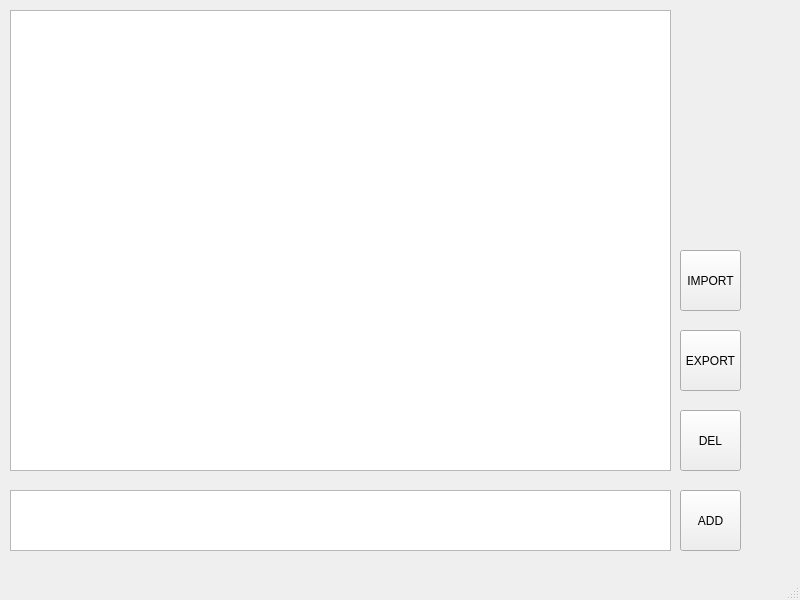
<?xml version="1.0" encoding="UTF-8"?>
<ui version="4.0">
 <class>MainWindow</class>
 <widget class="QMainWindow" name="MainWindow">
  <property name="geometry">
   <rect>
    <x>0</x>
    <y>0</y>
    <width>800</width>
    <height>600</height>
   </rect>
  </property>
  <property name="windowTitle">
   <string>MainWindow</string>
  </property>
  <widget class="QWidget" name="centralwidget">
   <widget class="QTextEdit" name="sentenceEdit">
    <property name="geometry">
     <rect>
      <x>10</x>
      <y>490</y>
      <width>661</width>
      <height>61</height>
     </rect>
    </property>
   </widget>
   <widget class="QPushButton" name="addTextButton">
    <property name="enabled">
     <bool>true</bool>
    </property>
    <property name="geometry">
     <rect>
      <x>680</x>
      <y>490</y>
      <width>61</width>
      <height>61</height>
     </rect>
    </property>
    <property name="toolTip">
     <string>&lt;html&gt;&lt;head/&gt;&lt;body&gt;&lt;p&gt;Add text as new sentence&lt;/p&gt;&lt;/body&gt;&lt;/html&gt;</string>
    </property>
    <property name="text">
     <string>ADD</string>
    </property>
   </widget>
   <widget class="QListView" name="listView">
    <property name="geometry">
     <rect>
      <x>10</x>
      <y>10</y>
      <width>661</width>
      <height>461</height>
     </rect>
    </property>
    <property name="acceptDrops">
     <bool>true</bool>
    </property>
    <property name="showDropIndicator" stdset="0">
     <bool>true</bool>
    </property>
    <property name="dragEnabled">
     <bool>true</bool>
    </property>
    <property name="dragDropOverwriteMode">
     <bool>false</bool>
    </property>
    <property name="dragDropMode">
     <enum>QAbstractItemView::InternalMove</enum>
    </property>
    <property name="defaultDropAction">
     <enum>Qt::IgnoreAction</enum>
    </property>
   </widget>
   <widget class="QPushButton" name="removeTextButton">
    <property name="enabled">
     <bool>true</bool>
    </property>
    <property name="geometry">
     <rect>
      <x>680</x>
      <y>410</y>
      <width>61</width>
      <height>61</height>
     </rect>
    </property>
    <property name="toolTip">
     <string>&lt;html&gt;&lt;head/&gt;&lt;body&gt;&lt;p&gt;Add text as new sentence&lt;/p&gt;&lt;/body&gt;&lt;/html&gt;</string>
    </property>
    <property name="text">
     <string>DEL</string>
    </property>
   </widget>
   <widget class="QPushButton" name="exportButton">
    <property name="enabled">
     <bool>true</bool>
    </property>
    <property name="geometry">
     <rect>
      <x>680</x>
      <y>330</y>
      <width>61</width>
      <height>61</height>
     </rect>
    </property>
    <property name="toolTip">
     <string>&lt;html&gt;&lt;head/&gt;&lt;body&gt;&lt;p&gt;Add text as new sentence&lt;/p&gt;&lt;/body&gt;&lt;/html&gt;</string>
    </property>
    <property name="text">
     <string>EXPORT</string>
    </property>
   </widget>
   <widget class="QPushButton" name="importButton">
    <property name="enabled">
     <bool>true</bool>
    </property>
    <property name="geometry">
     <rect>
      <x>680</x>
      <y>250</y>
      <width>61</width>
      <height>61</height>
     </rect>
    </property>
    <property name="toolTip">
     <string>&lt;html&gt;&lt;head/&gt;&lt;body&gt;&lt;p&gt;Add text as new sentence&lt;/p&gt;&lt;/body&gt;&lt;/html&gt;</string>
    </property>
    <property name="text">
     <string>IMPORT</string>
    </property>
   </widget>
  </widget>
  <widget class="QMenuBar" name="menubar">
   <property name="geometry">
    <rect>
     <x>0</x>
     <y>0</y>
     <width>800</width>
     <height>20</height>
    </rect>
   </property>
  </widget>
  <widget class="QStatusBar" name="statusbar"/>
 </widget>
 <resources/>
 <connections/>
</ui>
